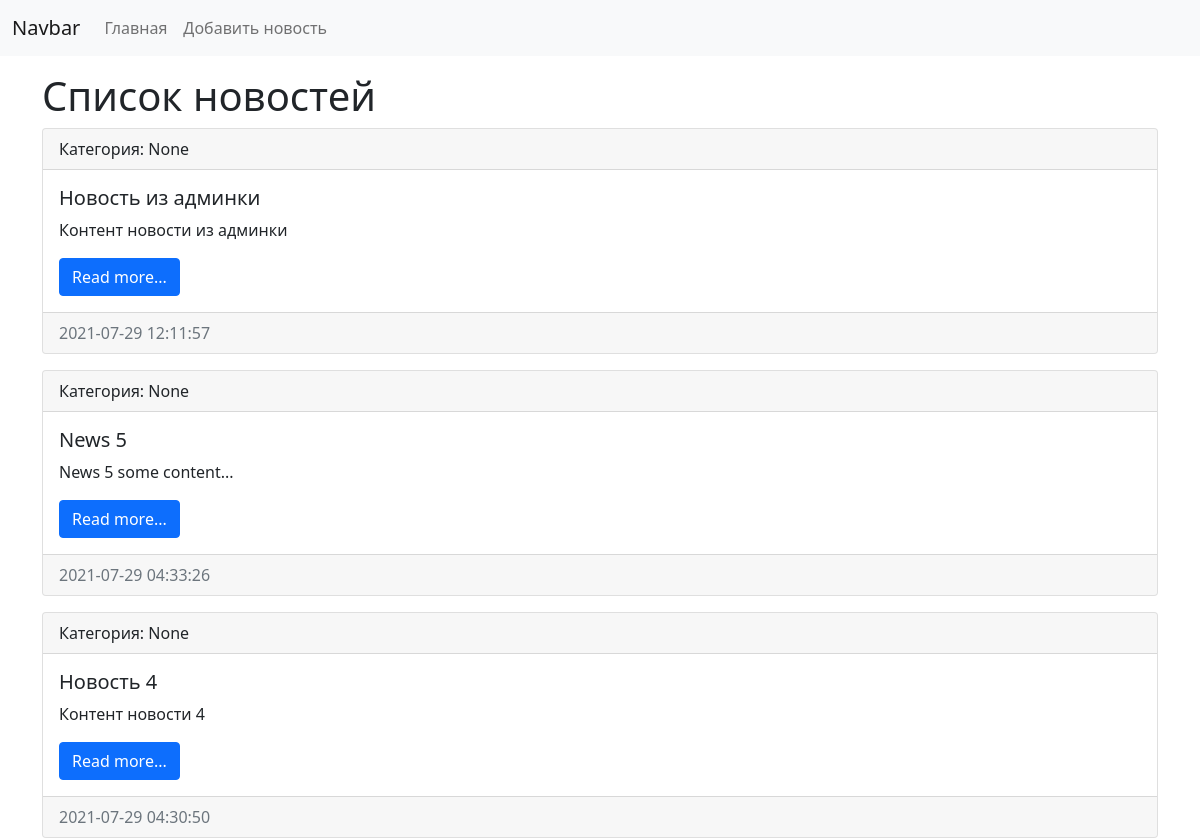
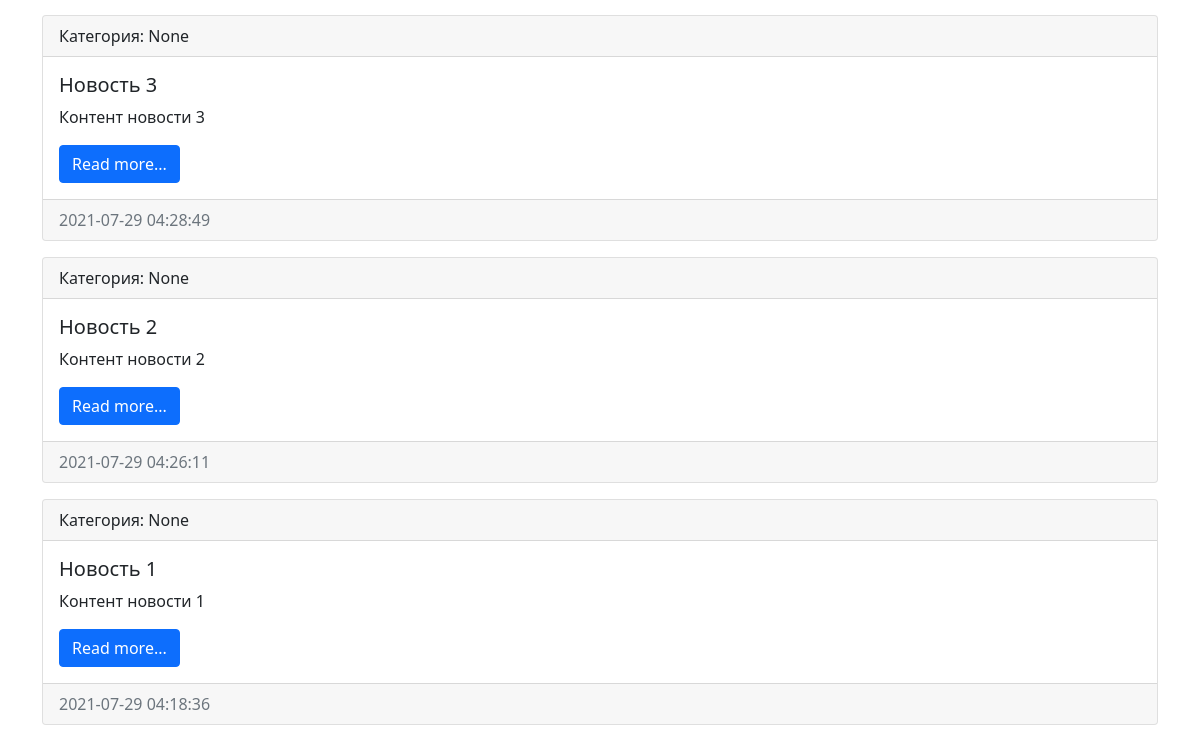
The app's page /, older data (2 pictures, top to bottom).
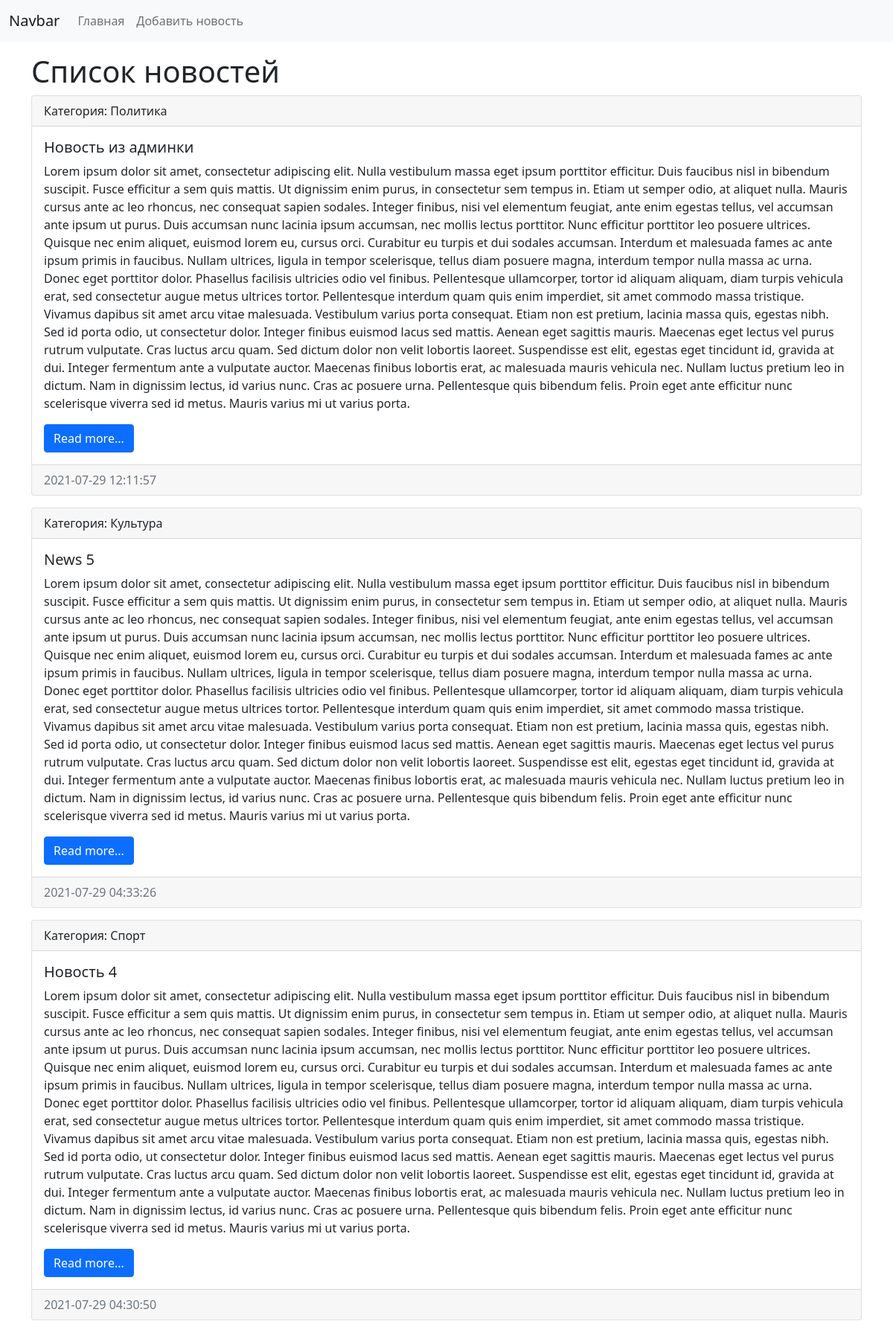
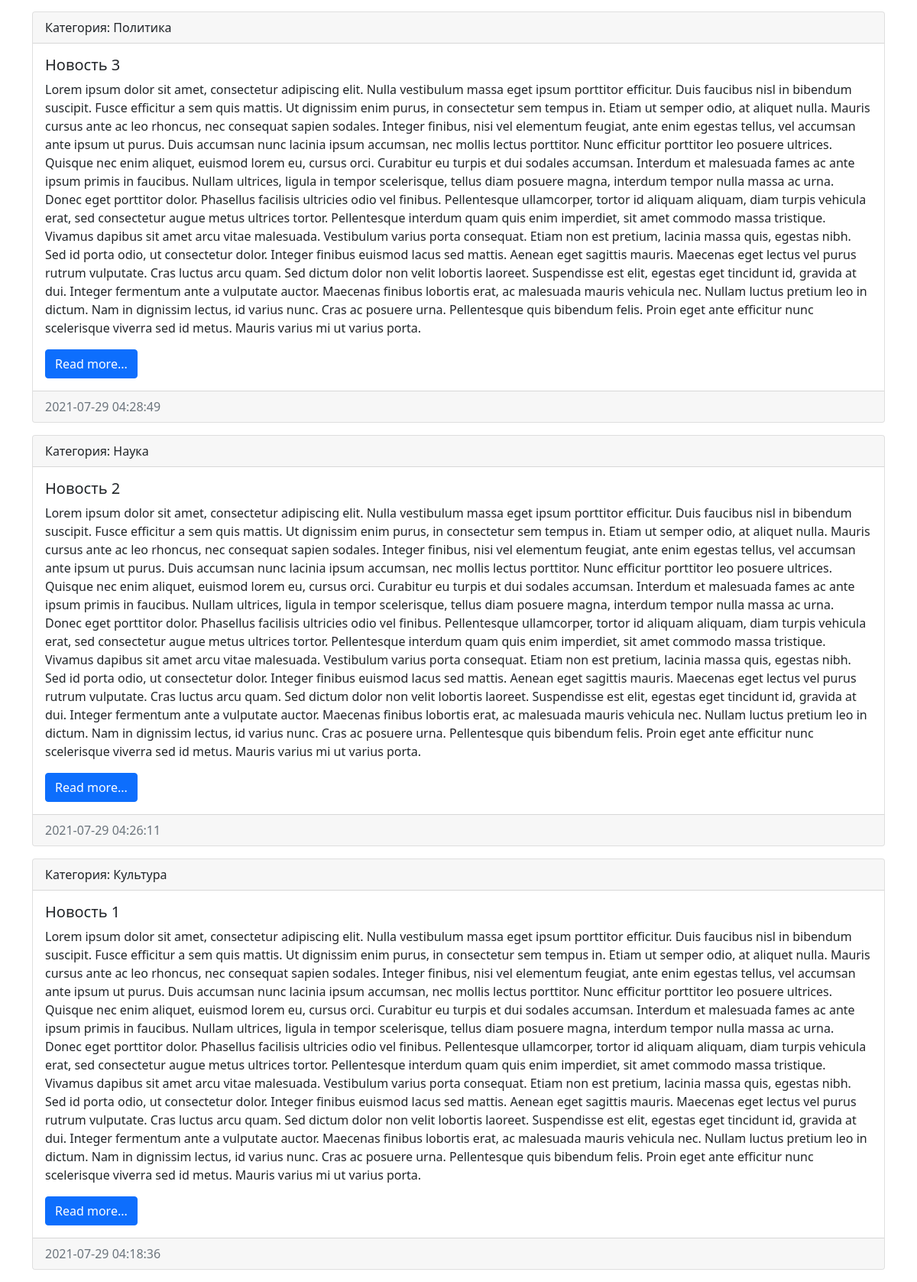
The same page, newer data (2 pictures, top to bottom).
### news/models.py (models this page shows, shortened)
class News(models.Model):
    title = models.CharField(max_length=150, verbose_name="Наименование")
    content = models.TextField(blank=True, verbose_name="Контент")
    created_at = models.DateTimeField(auto_now_add=True, verbose_name="Дата публикации")
    updated_at = models.DateTimeField(auto_now=True, verbose_name="Обновленно")
    photo = models.ImageField(upload_to="photos/%Y/%m/%d/", verbose_name="Фото", blank=True)
    is_published = models.BooleanField(default=True, verbose_name="Опубликовано")
    category = models.ForeignKey("Category", on_delete=models.PROTECT, null=True, verbose_name="Категория")
    class Meta:
        verbose_name = "Новость"
        verbose_name_plural = "Новости"
        ordering = ["-created_at"]

class Category(models.Model):
    title = models.CharField(max_length=150, db_index=True, verbose_name="Наименование категории")
    def __str__(self):
        return self.title
    class Meta:
        verbose_name = "Категория"
        verbose_name_plural = "Категории"
        ordering = ["title"]

### news/views.py (the view)
# urls.py: path("", index),
def index(request):
    news = News.objects.all()
    context = {'news': news, 'title': 'Список новостей'}
    return render(request, 'news/index.html', context=context)

### news/templates/news/index.html (shortened to what this page needs)
<!doctype html>
<html lang="en">
  <head>
    <link href="https://cdn.jsdelivr.net/npm/bootstrap@5.0.2/dist/css/bootstrap.min.css" rel="stylesheet">
</head>
<body>
    <nav class="navbar navbar-expand-lg navbar-light bg-light">
        <div class="container-fluid">
            <a class="navbar-brand" href="/">Navbar</a>
            <div class="collapse navbar-collapse" id="navbarSupportedContent">
                <ul class="navbar-nav me-auto mb-2 mb-lg-0">
                    <li class="nav-item"><a class="nav-link" href="/">Главная</a></li>
                    <li class="nav-item"><a class="nav-link" href="/">Добавить новость</a></li>
                </ul>
            </div>
        </div>
    </nav>
    <div class="container mt-3">
        <h1>{{ title }}</h1>
        <div class="row">
            <div class="col-md-12">
                {% for item in news %}
                <div class="card mb-3">
                    <div class="card-header">
                        Категория: {{ item.category }}
                    </div>
                    <div class="card-body">
                        <h5 class="card-title">{{ item.title }}</h5>
                        <p class="card-text">{{ item.content }}</p>
                        <a href="#" class="btn btn-primary">Read more...</a>
                    </div>
                    <div class="card-footer text-muted">
                        {{ item.created_at|date:"Y-m-d H:i:s" }}
                    </div>
                </div>
                {% endfor %}
            </div>
        </div>
    </div>
</body>
</html>

Row changes from the older to the newer data that the page shows:
changed News "Новость из админки": category "None" → "Политика"; content "Контент новости из админки" → "Lorem ipsum dolor sit amet, consectetur adipiscing elit. Nulla vestibulum massa eget ipsum porttitor efficitur. Duis faucibus nisl in bibendum suscipit. Fusce efficitur a sem quis mattis. Ut dignissim enim purus, in consectetur sem tempus in. Etiam ut semper odio, at aliquet nulla. Mauris cursus ante ac leo rhoncus, nec consequat sapien sodales. Integer finibus, nisi vel elementum feugiat, ante enim egestas tellus, vel accumsan ante ipsum ut purus. Duis accumsan nunc lacinia ipsum accumsan, nec mollis lectus porttitor. Nunc efficitur porttitor leo posuere ultrices. Quisque nec enim aliquet, euismod lorem eu, cursus orci. Curabitur eu turpis et dui sodales accumsan. Interdum et malesuada…"
changed News "News 5": category "None" → "Культура"; content "News 5 some content..." → "Lorem ipsum dolor sit amet, consectetur adipiscing elit. Nulla vestibulum massa eget ipsum porttitor efficitur. Duis faucibus nisl in bibendum suscipit. Fusce efficitur a sem quis mattis. Ut dignissim enim purus, in consectetur sem tempus in. Etiam ut semper odio, at aliquet nulla. Mauris cursus ante ac leo rhoncus, nec consequat sapien sodales. Integer finibus, nisi vel elementum feugiat, ante enim egestas tellus, vel accumsan ante ipsum ut purus. Duis accumsan nunc lacinia ipsum accumsan, nec mollis lectus porttitor. Nunc efficitur porttitor leo posuere ultrices. Quisque nec enim aliquet, euismod lorem eu, cursus orci. Curabitur eu turpis et dui sodales accumsan. Interdum et malesuada…"
changed News "Новость 4": category "None" → "Спорт"; content "Контент новости 4" → "Lorem ipsum dolor sit amet, consectetur adipiscing elit. Nulla vestibulum massa eget ipsum porttitor efficitur. Duis faucibus nisl in bibendum suscipit. Fusce efficitur a sem quis mattis. Ut dignissim enim purus, in consectetur sem tempus in. Etiam ut semper odio, at aliquet nulla. Mauris cursus ante ac leo rhoncus, nec consequat sapien sodales. Integer finibus, nisi vel elementum feugiat, ante enim egestas tellus, vel accumsan ante ipsum ut purus. Duis accumsan nunc lacinia ipsum accumsan, nec mollis lectus porttitor. Nunc efficitur porttitor leo posuere ultrices. Quisque nec enim aliquet, euismod lorem eu, cursus orci. Curabitur eu turpis et dui sodales accumsan. Interdum et malesuada…"
changed News "Новость 3": category "None" → "Политика"; content "Контент новости 3" → "Lorem ipsum dolor sit amet, consectetur adipiscing elit. Nulla vestibulum massa eget ipsum porttitor efficitur. Duis faucibus nisl in bibendum suscipit. Fusce efficitur a sem quis mattis. Ut dignissim enim purus, in consectetur sem tempus in. Etiam ut semper odio, at aliquet nulla. Mauris cursus ante ac leo rhoncus, nec consequat sapien sodales. Integer finibus, nisi vel elementum feugiat, ante enim egestas tellus, vel accumsan ante ipsum ut purus. Duis accumsan nunc lacinia ipsum accumsan, nec mollis lectus porttitor. Nunc efficitur porttitor leo posuere ultrices. Quisque nec enim aliquet, euismod lorem eu, cursus orci. Curabitur eu turpis et dui sodales accumsan. Interdum et malesuada…"
changed News "Новость 2": category "None" → "Наука"; content "Контент новости 2" → "Lorem ipsum dolor sit amet, consectetur adipiscing elit. Nulla vestibulum massa eget ipsum porttitor efficitur. Duis faucibus nisl in bibendum suscipit. Fusce efficitur a sem quis mattis. Ut dignissim enim purus, in consectetur sem tempus in. Etiam ut semper odio, at aliquet nulla. Mauris cursus ante ac leo rhoncus, nec consequat sapien sodales. Integer finibus, nisi vel elementum feugiat, ante enim egestas tellus, vel accumsan ante ipsum ut purus. Duis accumsan nunc lacinia ipsum accumsan, nec mollis lectus porttitor. Nunc efficitur porttitor leo posuere ultrices. Quisque nec enim aliquet, euismod lorem eu, cursus orci. Curabitur eu turpis et dui sodales accumsan. Interdum et malesuada…"
changed News "Новость 1": category "None" → "Культура"; content "Контент новости 1" → "Lorem ipsum dolor sit amet, consectetur adipiscing elit. Nulla vestibulum massa eget ipsum porttitor efficitur. Duis faucibus nisl in bibendum suscipit. Fusce efficitur a sem quis mattis. Ut dignissim enim purus, in consectetur sem tempus in. Etiam ut semper odio, at aliquet nulla. Mauris cursus ante ac leo rhoncus, nec consequat sapien sodales. Integer finibus, nisi vel elementum feugiat, ante enim egestas tellus, vel accumsan ante ipsum ut purus. Duis accumsan nunc lacinia ipsum accumsan, nec mollis lectus porttitor. Nunc efficitur porttitor leo posuere ultrices. Quisque nec enim aliquet, euismod lorem eu, cursus orci. Curabitur eu turpis et dui sodales accumsan. Interdum et malesuada…"
